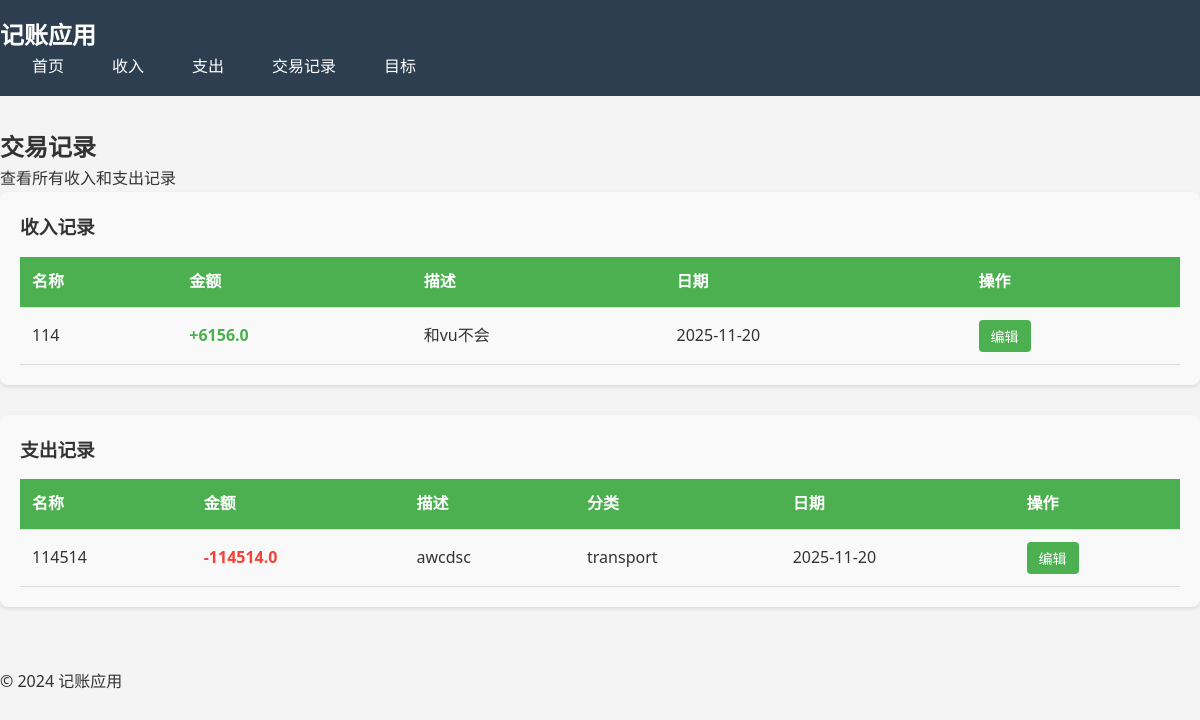
/transaction, run on an earlier commit of the app's database.
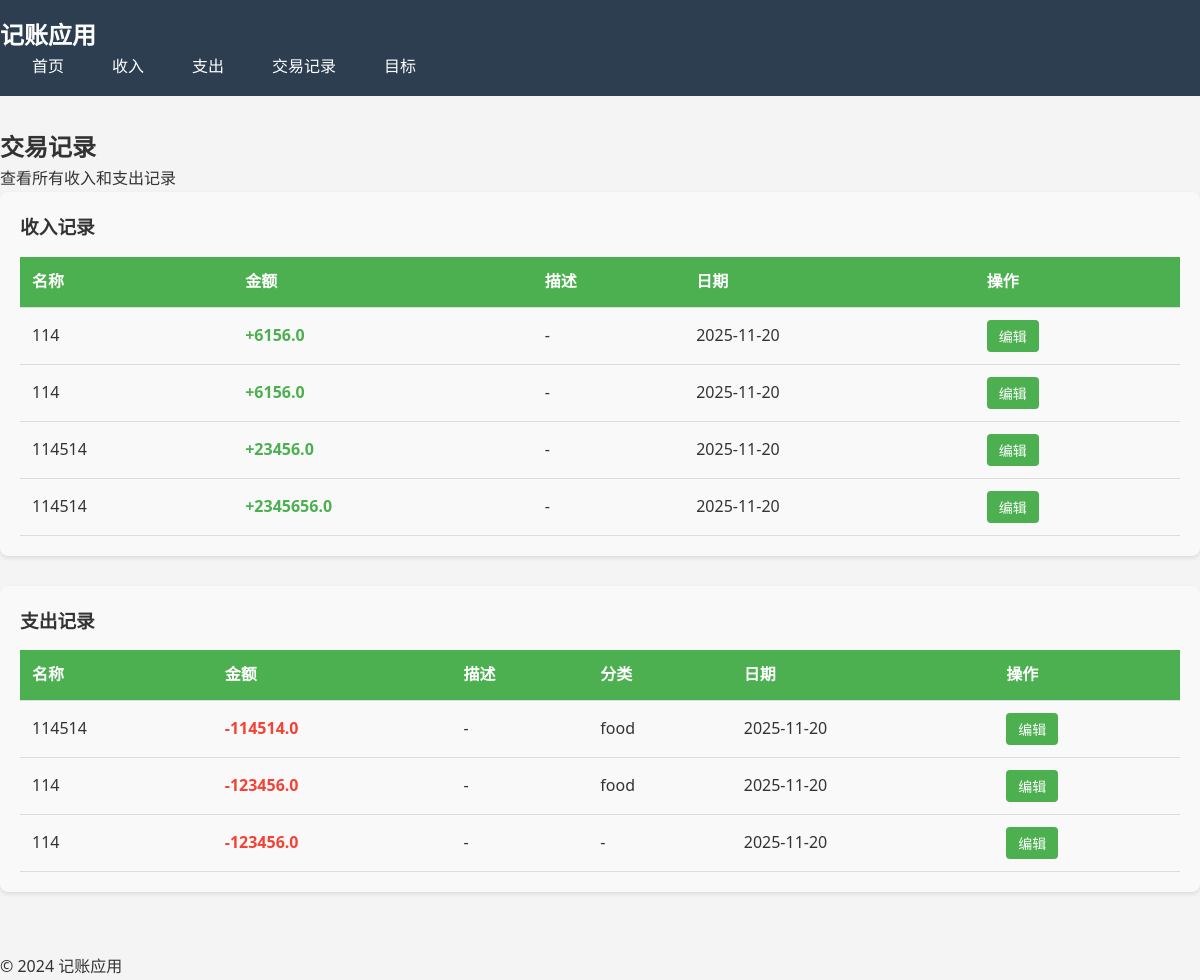
And on a later commit of the database.
### models.py (models this page shows, shortened)
class Income:
    id = None
    name = None
    amount = None
    created_at = None
    description = None

class Expense:
    id = None
    name = None
    amount = None
    category = None
    created_at = None
    description = None

### routes.py (the view)
    @app.route('/transaction')
    def transaction():
        with app.app_context():
            from models import Income, Expense
            incomes = Income.query.all()
            expenditures = Expense.query.all()
            incomes_dict = [income.to_dict() for income in incomes]
            expenditures_dict = [expenditure.to_dict() for expenditure in expenditures]
            return render_template('transaction.html', incomes=incomes_dict, expenditures=expenditures_dict)

### templates/transaction.html (shortened to what this page needs)
{% extends "base.html" %}
 {% block content %}
    <link rel="stylesheet" href="{{ url_for('static', filename='css/transaction.css') }}">
 <div class="page-header">
     <h2>交易记录</h2>
     <p>查看所有收入和支出记录</p>
 </div>
 <div class="content">
     <div class="transaction-section">
         <h3>收入记录</h3>
         {% if incomes %}
         <table class="transaction-table">
             <thead>
                 <tr>
                     <th>名称</th>
                     <th>金额</th>
                     <th>描述</th>
                     <th>日期</th>
                     <th>操作</th>
                 </tr>
             </thead>
             <tbody>
                 {% for income in incomes %}
                 <tr>
                         <td>{{ income.name }}</td>
                         <td class="amount income-amount">+{{ income.amount }}</td>
                         <td>{{ income.description if income.description else '-' }}</td>
                         <td>{{ income.created_at.split('T')[0] }}</td>
                         <td>
                             <button class="edit-btn income-edit-btn"
                                     data-income-id="{{ income.id }}"
                                     data-income-name="{{ income.name }}"
                                     data-income-amount="{{ income.amount }}"
                                     data-income-description="{{ income.description }}">
                                 编辑
                             </button>
                         </td>
                     </tr>
                 {% endfor %}
             </tbody>
         </table>
         {% else %}
         <p class="no-data">暂无收入记录</p>
         {% endif %}
     </div>
     <div class="transaction-section">
         <h3>支出记录</h3>
         {% if expenditures %}
         <table class="transaction-table">
             <thead>
                 <tr>
                     <th>名称</th>
                     <th>金额</th>
                     <th>描述</th>
                     <th>分类</th>
                     <th>日期</th>
                     <th>操作</th>
                 </tr>
             </thead>
             <tbody>
                 {% for expenditure in expenditures %}
                 <tr>
                         <td>{{ expenditure.name }}</td>
                         <td class="amount expenditure-amount">-{{ expenditure.amount }}</td>
                         <td>{{ expenditure.description if expenditure.description else '-' }}</td>
                         <td>{{ expenditure.category if expenditure.category else '-' }}</td>
                         <td>{{ expenditure.created_at.split('T')[0] }}</td>
                         <td>
                             <button class="edit-btn expenditure-edit-btn"
                                     data-expenditure-id="{{ expenditure.id }}"
                                     data-expenditure-name="{{ expenditure.name }}"
                                     data-expenditure-amount="{{ expenditure.amount }}"
                                     data-expenditure-description="{{ expenditure.description }}"
                                     data-expenditure-category="{{ expenditure.category }}">
                                 编辑
                             </button>
                         </td>
                     </tr>
                 {% endfor %}
             </tbody>
         </table>
         {% else %}
         <p class="no-data">暂无支出记录</p>
         {% endif %}
     </div>
 </div>
 {% endblock %}

### templates/base.html (shortened to what this page needs)
<!DOCTYPE html>
<html lang="zh-CN">
<head>
    <link rel="stylesheet" href="{{ url_for('static', filename='css/style.css') }}">
</head>
<body>
    <nav class="navbar">
        <div class="nav-container">
            <h1 class="nav-logo">记账应用</h1>
            <ul class="nav-menu">
                <li><a href="{{ url_for('index') }}">首页</a></li>
                <li><a href="{{ url_for('incomes') }}">收入</a></li>
                <li><a href="{{ url_for('expenditures') }}">支出</a></li>
                <li><a href="{{ url_for('transaction') }}">交易记录</a></li>
                <li><a href="{{ url_for('goal') }}">目标</a></li>
            </ul>
        </div>
    </nav>
    <main class="main-content">
        {% block content %}{% endblock %}
    </main>
    <footer class="footer">
        <p>&copy; 2024 记账应用</p>
    </footer>
</body>
</html>

### static/css/style.css (style rules this page uses)
* { margin: 0; padding: 0; box-sizing: border-box; }
body { font-family: 'Segoe UI', Tahoma, Geneva, Verdana, sans-serif; line-height: 1.6; color: #333; background-color: #f4f4f4; }
nav { background-color: #2c3e50; color: white; padding: 1rem 0; }
nav h1 { font-size: 1.5rem; }
nav ul { display: flex; list-style: none; }
nav ul li { margin-left: 1rem; }
nav a { color: white; text-decoration: none; padding: 0.5rem 1rem; border-radius: 4px; transition: background-color 0.3s; }
main { padding: 2rem 0; }

### static/css/transaction.css (style rules this page uses)
.transaction-section { margin-bottom: 30px; padding: 20px; background-color: #f9f9f9; border-radius: 8px; box-shadow: 0 2px 4px rgba(0,0,0,0.1); }
.transaction-table { width: 100%; border-collapse: collapse; margin-top: 15px; }
.transaction-table th, .transaction-table td { padding: 12px; text-align: left; border-bottom: 1px solid #ddd; }
.transaction-table th { background-color: #4CAF50; color: white; font-weight: bold; }
.amount { font-weight: bold; text-align: right; }
.income-amount { color: #4CAF50; }
.expenditure-amount { color: #f44336; }
.edit-btn { padding: 6px 12px; background-color: #4CAF50; color: white; border: none; border-radius: 4px; cursor: pointer; font-size: 14px; transition: background-color 0.3s; }

What changed in the data, as far as the page shows it:
changed Income (number 1 of 4 on the later page): description "和vu不会" → "-"
added Income: name "114", amount "6156.0", description "-", created_at "2025-11-20"
added Income: name "114514", amount "23456.0", description "-", created_at "2025-11-20"
added Income: name "114514", amount "2345656.0", description "-", created_at "2025-11-20"
changed Expense (number 1 of 3 on the later page): description "awcdsc" → "-"; category "transport" → "food"
added Expense: name "114", amount "123456.0", description "-", category "food", created_at "2025-11-20"
added Expense: name "114", amount "123456.0", description "-", category "-", created_at "2025-11-20"
